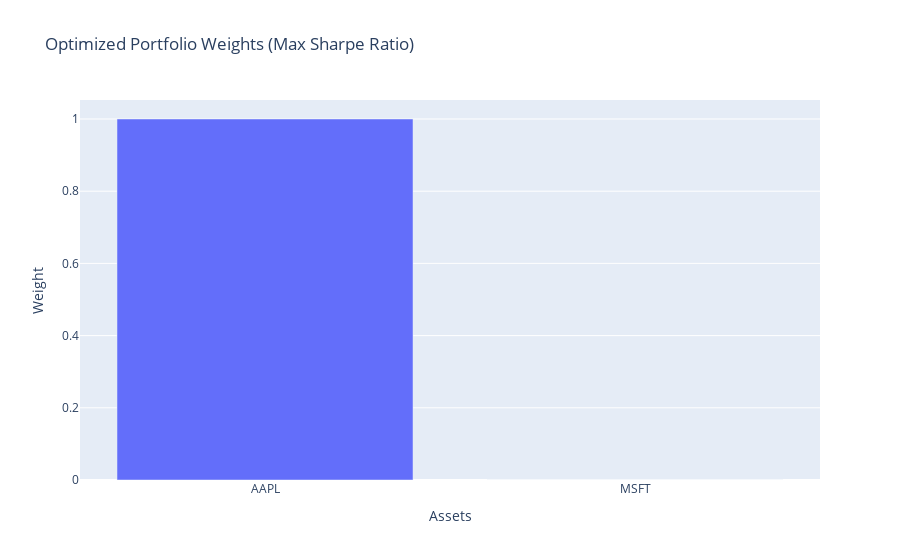

This figure's notebook cell:
### Markdown cell above
# Portfolio Optimization Using the Sharpe and Omega Ratios

In portfolio optimization, we aim to balance the trade-off between return and risk by selecting optimal asset weights. Two common performance metrics used are:

1. **Sharpe Ratio**: This measures the performance of a portfolio relative to its risk. It is the ratio of excess return (over the risk-free rate) to the portfolio's standard deviation (volatility). The higher the Sharpe ratio, the better the risk-adjusted return.

2. **Omega Ratio**: This is a more flexible performance measure that compares the probability of gains versus the probability of losses. The Omega ratio is particularly useful because it considers all moments of the return distribution (not just mean and variance) and provides insights into both tail risks and higher returns.

### Optimization Process:
- **Mean-Variance Optimization**: We'll optimize the portfolio using the Sharpe ratio first, which aims to maximize the risk-adjusted returns.
- **Omega Ratio Optimization**: Next, we'll optimize using the Omega ratio, which emphasizes the overall shape of the return distribution and provides a more holistic measure of performance.

### Code cell
# Portfolio Optimization with Sharpe Ratio and Manual Omega Ratio Calculation

import yfinance as yf
import pandas as pd
import numpy as np
from pypfopt.efficient_frontier import EfficientFrontier
from pypfopt import risk_models, expected_returns
import plotly.graph_objs as go

# Fetch stock data for a couple of selected stocks
tickers = ['AAPL', 'MSFT']
data = yf.download(tickers, start='2020-01-01', end='2023-01-01')['Adj Close']

# Calculate daily returns
returns = data.pct_change().dropna()

# Apply PyPortfolioOpt to calculate expected returns and sample covariance matrix
mu = expected_returns.mean_historical_return(data)
S = risk_models.sample_cov(data)

# Perform mean-variance optimization to maximize the Sharpe ratio
ef_sharpe = EfficientFrontier(mu, S)
weights_sharpe = ef_sharpe.max_sharpe()
cleaned_weights_sharpe = ef_sharpe.clean_weights()

# Display the optimized portfolio weights for Sharpe ratio
fig = go.Figure(data=[go.Bar(x=list(cleaned_weights_sharpe.keys()), y=list(cleaned_weights_sharpe.values()))])
fig.update_layout(title="Optimized Portfolio Weights (Max Sharpe Ratio)", xaxis_title="Assets", yaxis_title="Weight")
fig.show()

# Calculate portfolio returns using the optimized weights
portfolio_returns = returns.dot(pd.Series(cleaned_weights_sharpe))

# Define a threshold for the Omega ratio (for example, zero for break-even)
threshold = 0

# Calculate the Omega ratio
excess_returns = portfolio_returns - threshold
positive_returns = excess_returns[excess_returns > 0].sum()
negative_returns = -excess_returns[excess_returns < 0].sum()

omega_ratio_value = positive_returns / negative_returns
print(f"Omega Ratio: {omega_ratio_value:.2f}")

# Plot cumulative returns of the optimized portfolio
cumulative_returns = np.cumsum(portfolio_returns)
fig = go.Figure()
fig.add_trace(go.Scatter(x=portfolio_returns.index, y=cumulative_returns, mode='lines', name='Cumulative Returns'))
fig.update_layout(title="Cumulative Returns of Optimized Portfolio", xaxis_title="Date", yaxis_title="Cumulative Return")
fig.show()

### Figure 1 — Plotly figure (JSON) as saved in the notebook; plotly's stock layout.template omitted (floating-point values rounded to 4 significant figures)
{"data": [{"type": "bar", "x": ["AAPL", "MSFT"], "y": [1, 0]}], "layout": {"title": {"text": "Optimized Portfolio Weights (Max Sharpe Ratio)"}, "xaxis": {"title": {"text": "Assets"}}, "yaxis": {"title": {"text": "Weight"}}}}
